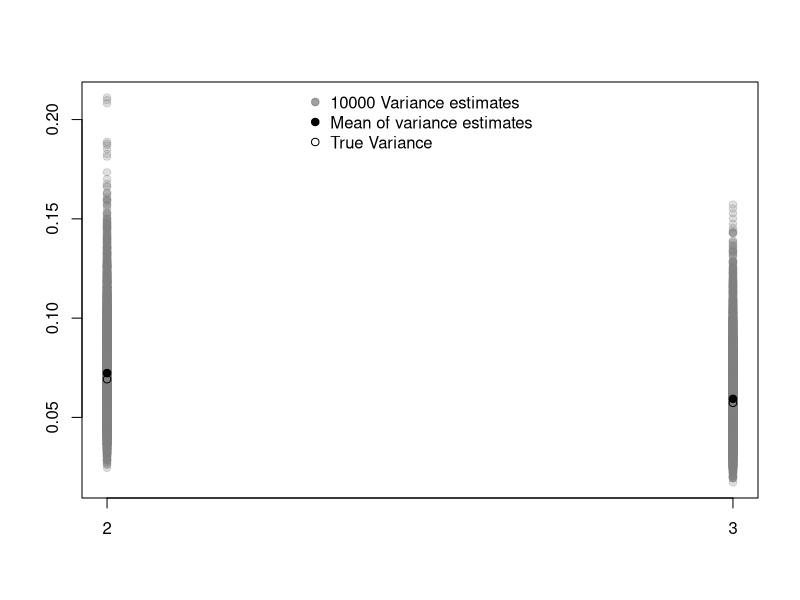

This chart was generated by the following R code:
library("sandwich")
library("parallel")

set.seed(109) # Sets the "seed" of the random number generators:
n <- 100 # Number of observations
## Generate two explanatory variables plus an intercept-variable:
X_1 <- rep(1, n) # Intercept
X_2 <- rnorm(n, mean=10, sd=1.5) # Draw realizations form a normal distr.
X_3 <- runif(n, min = 0.2, max = 8) # Draw realizations form a t-distr.
X <- cbind(X_1, X_2, X_3) # Save as a Nx3-dimensional data matrix.
beta <- c(1, -5, 5)
## Generate realizations from the heteroscadastic error term
eps <- rnorm(n, mean=0, sd=abs(X_3))
## Dependent variable:
Y <- X %*% beta + eps

Var_theo <- solve(t(X) %*% X) %*% t(X) %*% diag(X_3^2) %*%
  X %*% solve(t(X) %*% X)
rownames(Var_theo) <- c("", "", "") # remove row-names
colnames(Var_theo) <- c("", "", "") # remove col-names

library("sandwich") # HC robust variance estimation
MC_reps <- 10000 # Number of Monte Carlo replications
VarHC3_estims <- matrix(NA, 3, MC_reps) # Container to collect the results

for(r in 1:MC_reps){
  ## Generate new realizations from the heteroscedastic error term
  eps <- rnorm(n, mean=0, sd=abs(X_3))
  ## Generate new realizations from the dependent variable:
  Y <- X %*% beta + eps
  ## Now OLS estimation
  lm_fit <- lm(Y ~ X)
  ## Now robust estimation of the variance of \hat\beta:
  VarHC3_estims[,r] <- diag(sandwich::vcovHC(lm_fit, type="HC3"))
}

##Function for parallel computation
MC_fx <- function(trials){
  ## Generate new realizations from the heteroscedastic error term
  eps <- rnorm(n, mean=0, sd=abs(X_3))
  ## Generate new realizations from the dependent variable:
  Y <- X %*% beta + eps
  ## Now OLS estimation
  lm_fit <- lm(Y ~ X)
  ## Now robust estimation of the variance of \hat\beta:
  VarHC3_estims[,r] <- diag(sandwich::vcovHC(lm_fit, type="HC3"))
}



VarHC3_estims_means <- rowMeans(VarHC3_estims)
## Compare the theoretical variances Var(\hat\beta_2) and Var(\hat\beta_3)
## with the means of the 10000 variance estimations
## \hat{Var}(\hat\beta_2) and \hat{Var}(\hat\beta_3)
cbind(diag(Var_theo)[c(2,3)], VarHC3_estims_means[c(2,3)])
## [,1] [,2]
## 0.06923203 0.07232364
## 0.05734246 0.05935843
plot(x=c(1,2), y=c(0,0), ylim=range(VarHC3_estims[c(2,3),]), type="n", axes = FALSE,
     xlab = "", ylab = "")
box()
axis(1, c(1,2), labels=c(2,3))
axis(2)
points(x=rep(1,MC_reps), y=VarHC3_estims[2,], pch=21, col=gray(.5,.25), bg=gray(.5,.25))
points(x=1, y=VarHC3_estims_means[2], pch=21, col="black", bg="black")
points(x=1, y=diag(Var_theo)[2], pch=1)
points(x=rep(2,MC_reps), y=VarHC3_estims[3,], pch=21, col=gray(.5,.25), bg=gray(.5,.25))
points(x=2, y=VarHC3_estims_means[3], pch=21, col="black", bg="black")
points(x=2, y=diag(Var_theo)[3], pch=1)
legend("top",
       legend = c("10000 Variance estimates", "Mean of variance estimates",
                  "True Variance"), bty = "n", pt.bg = c(gray(.5,.75),"black","black"),
       pch = c(21,21,1), col=c(gray(.5,.75),"black","black"))
